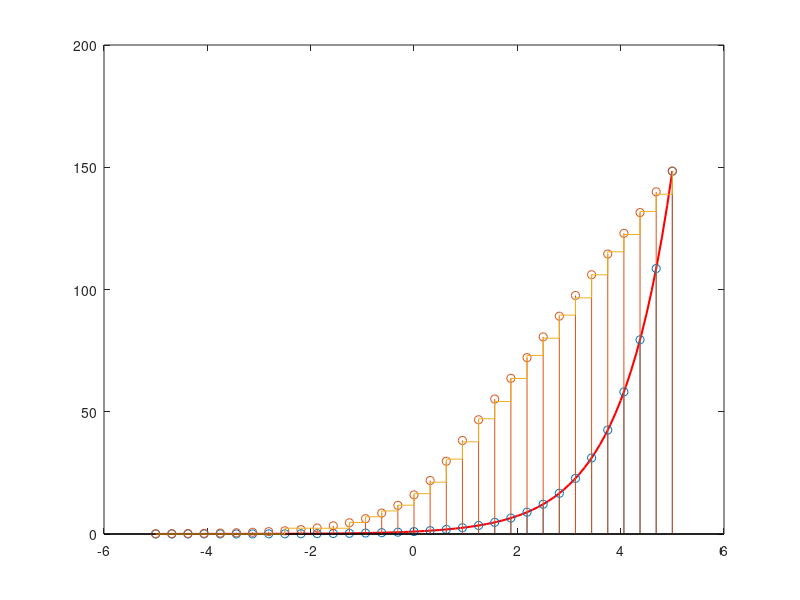

Here is the MATLAB script that generated this plot:
% lay mau -> nen tin hieu -> ma hoa
a = 5;
T = 2*a; % tin hieu tu -a den a nen chu ky la 2a
f = 1/T; % tan so tin hieu
% ve tin hieu ban dau
t = -a:f:a;
plot(t,exp(t),'r','linewidth',1.5);

% lay mau
fs = 2*f; % tan so nyquist
fm = 16*fs; % tan so lay mau
Tm = 1/fm;
tm = -a:Tm:a;
y = exp(tm);
hold on
stem(tm,y);

% nen tin hieu
A = 87.6;
Amax1 = max(y);
y1 = compand(y, A, Amax1, 'A/compressor');
stem(tm,y1);

% luong tu hoa
M = 64; % cac muc luong tu hoa
Amax = max(abs(y1));
delta = Amax/(M-1);
Mq = 0:delta:Amax;

xq = zeros(size(y1));
for k = 1:M
    ind = find(y1 > Mq(k) - delta/2 & y1 <= Mq(k) + delta/2);
    xq(ind) = Mq(k);
end
stairs(tm, xq);
hold off